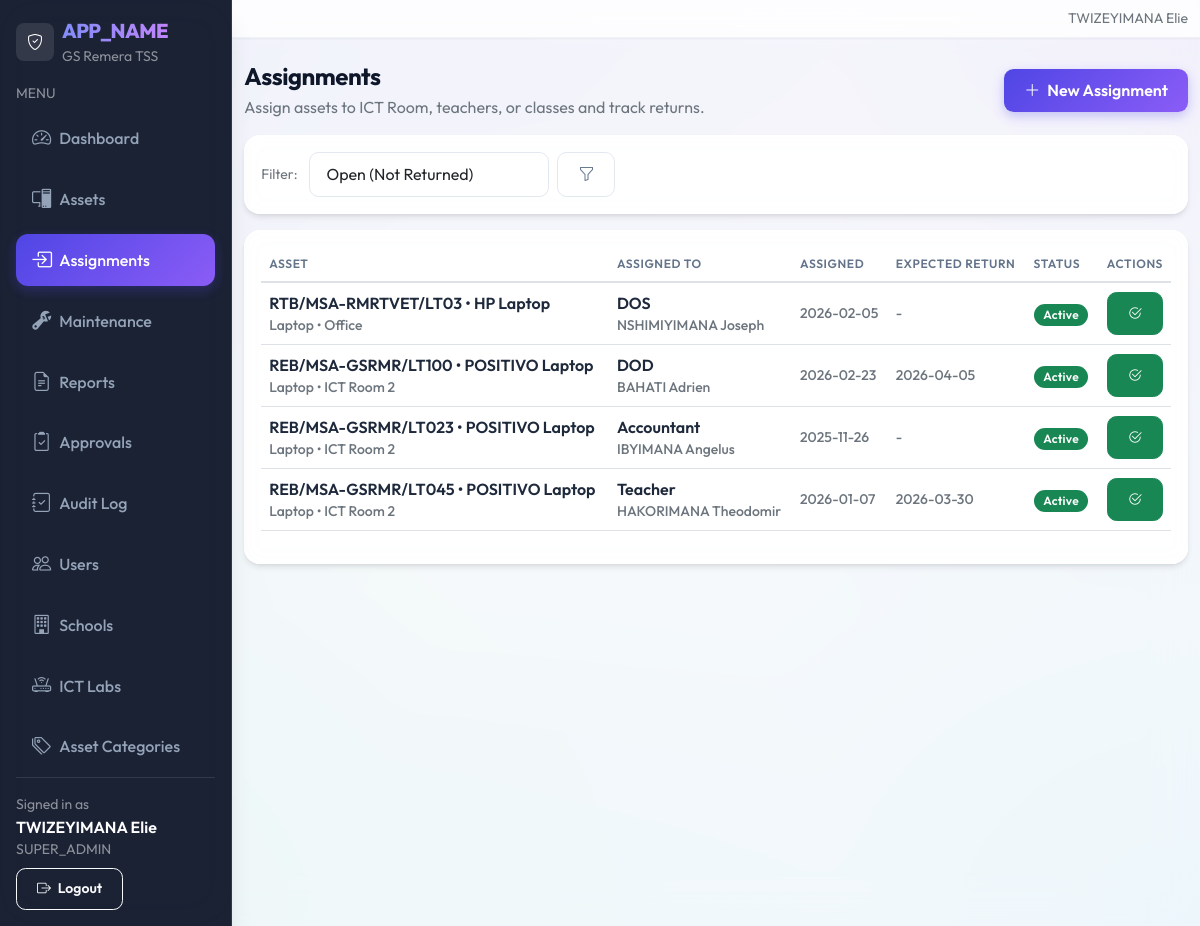
The page /teacher/assignments/index.php (signed in) on the database as committed earlier.
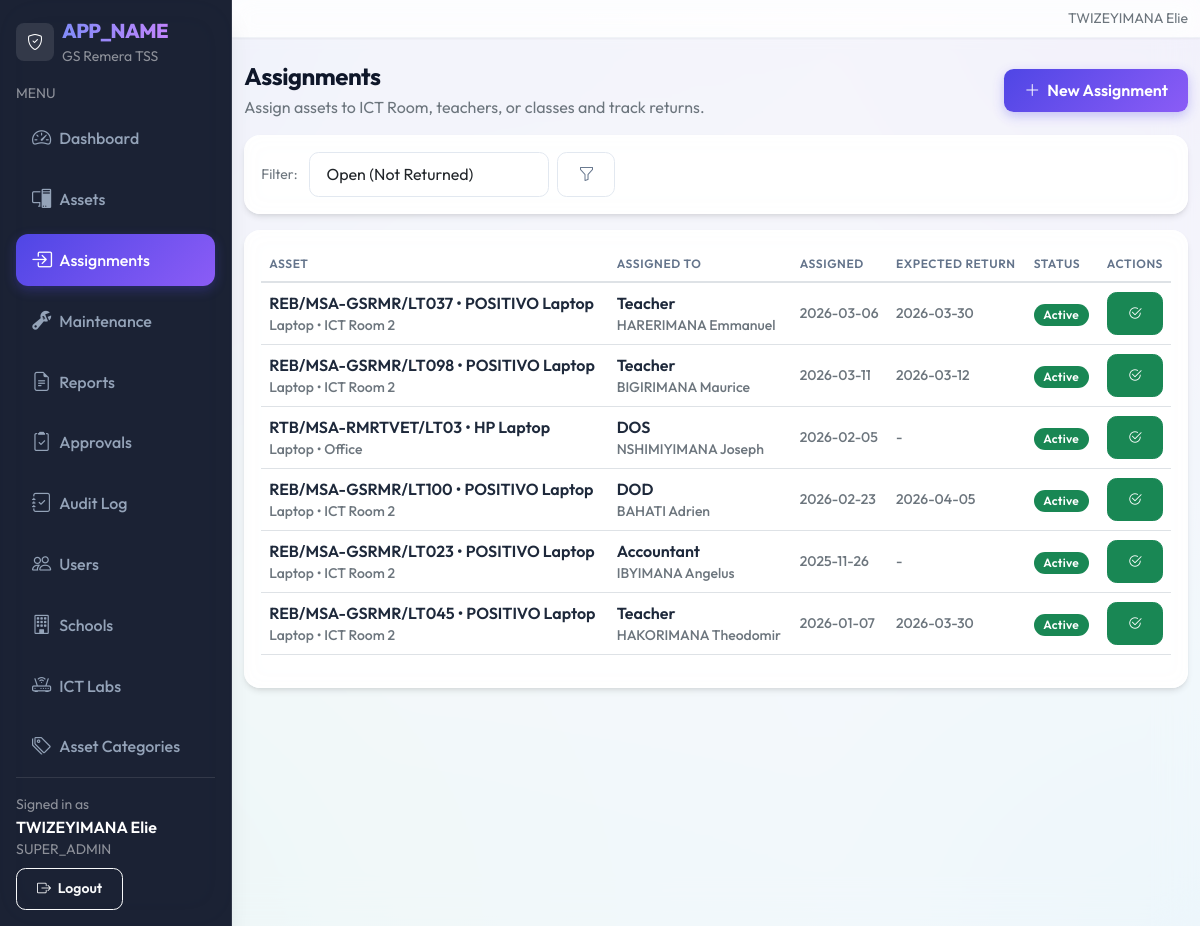
The same page on the database as committed later.
### tables this page shows
CREATE TABLE `asset_assignments` (
  `id` int(10) UNSIGNED NOT NULL,
  `school_id` int(10) UNSIGNED NOT NULL,
  `approval_status` enum('pending','approved','rejected') NOT NULL DEFAULT 'approved',
  `approved_by` int(10) UNSIGNED DEFAULT NULL,
  `approved_at` datetime DEFAULT NULL,
  `approval_note` varchar(255) DEFAULT NULL,
  `asset_id` int(10) UNSIGNED NOT NULL,
  `assigned_to_type` enum('ICT Room','Teacher','Class/Department','Head Teacher','DOD','DOS','Accountant') NOT NULL,
  `assigned_to_name` varchar(120) NOT NULL,
  `assigned_date` date NOT NULL,
  `expected_return_date` date DEFAULT NULL,
  `returned_date` date DEFAULT NULL,
  `return_adapter_status` enum('Working','Damaged','Missing','N/A') DEFAULT NULL,
  `return_display_cable_status` enum('Working','Damaged','Missing','N/A') DEFAULT NULL,
  `return_notes` text,
  `notes` text,
  `created_by` int(10) UNSIGNED NOT NULL,
  `created_at` datetime NOT NULL DEFAULT CURRENT_TIMESTAMP
);

CREATE TABLE `assets` (
  `id` int(10) UNSIGNED NOT NULL,
  `school_id` int(10) UNSIGNED NOT NULL,
  `asset_code` varchar(40) NOT NULL,
  `asset_name` varchar(120) NOT NULL,
  `category_id` int(10) UNSIGNED NOT NULL,
  `brand` varchar(80) DEFAULT NULL,
  `model` varchar(80) DEFAULT NULL,
  `serial_number` varchar(80) DEFAULT NULL,
  `purchase_date` date DEFAULT NULL,
  `asset_condition` enum('New','Good','Fair','Damaged') NOT NULL DEFAULT 'Good',
  `quantity` int(10) UNSIGNED NOT NULL DEFAULT '1',
  `qty_available` int(10) UNSIGNED DEFAULT '0',
  `qty_in_use` int(10) UNSIGNED DEFAULT '0',
  `qty_maintenance` int(10) UNSIGNED DEFAULT '0',
  `qty_faulty` int(10) UNSIGNED DEFAULT '0',
  `qty_lost` int(10) UNSIGNED DEFAULT '0',
  `power_adapter` enum('Yes','No') NOT NULL DEFAULT 'No',
  `power_adapter_status` enum('Working','Damaged','Missing','N/A') NOT NULL DEFAULT 'N/A',
  `display_cable` enum('Yes','No') NOT NULL DEFAULT 'No',
  `display_cable_type` enum('HDMI','VGA','DisplayPort','DVI','USB-C','Other','N/A') NOT NULL DEFAULT 'N/A',
  `display_cable_status` enum('Working','Damaged','Missing','N/A') NOT NULL DEFAULT 'N/A',
  `status` enum('Available','In Use','Maintenance','Lost','Faulty') NOT NULL DEFAULT 'Available',
  `location_id` int(10) UNSIGNED NOT NULL,
  `image_path` varchar(255) DEFAULT NULL,
  `notes` text,
  `created_at` datetime NOT NULL DEFAULT CURRENT_TIMESTAMP,
  `updated_at` datetime DEFAULT NULL ON UPDATE CURRENT_TIMESTAMP
);

CREATE TABLE `asset_categories` (
  `id` int(10) UNSIGNED NOT NULL,
  `school_id` int(10) UNSIGNED NOT NULL,
  `name` varchar(80) NOT NULL,
  `type` enum('Electronic','Non-Electronic') NOT NULL DEFAULT 'Electronic'
);

CREATE TABLE `locations` (
  `id` int(10) UNSIGNED NOT NULL,
  `school_id` int(10) UNSIGNED NOT NULL,
  `name` varchar(80) NOT NULL
);

### includes/url.php (called while the page is built, shortened)
<?php
function base_url(): string
{
  $b = defined('BASE_URL') ? (string)BASE_URL : '';
  $b = rtrim($b, '/');
  return $b;
}
function url(string $path): string
{
  $full = base_url() . $path;
  return $full === '' ? '/' : $full;
}

### teacher/assignments/index.php (the view, shortened to what the changed rows need)
<?php
require_once __DIR__ . '/../../includes/layout.php';
require_once __DIR__ . '/../../includes/url.php';
$pdo = db();
$filter  = trim($_GET['filter'] ?? 'open');
$sid = (int)$_SESSION['user']['school_id'];
$whereClauses = ["aa.school_id = :sid"];
if ($filter === 'open') $whereClauses[] = "aa.returned_date IS NULL";
elseif ($filter === 'returned') $whereClauses[] = "aa.returned_date IS NOT NULL";
$where = "WHERE " . implode(" AND ", $whereClauses);
$stmt = $pdo->prepare("
  SELECT
    aa.*,
    a.asset_code, a.asset_name, a.status AS asset_status,
    c.name AS category_name,
    l.name AS location_name
  FROM asset_assignments aa
  JOIN assets a ON a.id = aa.asset_id
  JOIN asset_categories c ON c.id = a.category_id
  JOIN locations l ON l.id = a.location_id
  {$where}
  ORDER BY aa.id DESC
  LIMIT 200
");
$params = [':sid' => $sid];
$stmt->execute($params);
$rows = $stmt->fetchAll();
layout_header('Assignments', 'assignments');
?>
<div class="d-flex align-items-center justify-content-between flex-wrap gap-2 mb-3">
  <div>
    <h1 class="h4 mb-1">Assignments</h1>
  </div>
</div>
<div class="card table-card">
  <div class="card-body">
    <div class="table-responsive">
      <table class="table align-middle">
        <thead>
          <tr class="text-secondary small">
            <th>Asset</th>
            <th>Assigned To</th>
            <th>Assigned</th>
            <th>Expected Return</th>
            <th>Status</th>
            <th class="text-end">Actions</th>
          </tr>
        </thead>
        <tbody>
          <?php foreach ($rows as $r): ?>
            <tr>
              <td>
                <div class="fw-semibold"><?php echo htmlspecialchars($r['asset_code']); ?> • <?php echo htmlspecialchars($r['asset_name']); ?></div>
                <div class="small text-secondary"><?php echo htmlspecialchars($r['category_name']); ?> • <?php echo htmlspecialchars($r['location_name']); ?></div>
              </td>
              <td>
                <div class="fw-semibold"><?php echo htmlspecialchars($r['assigned_to_type']); ?></div>
                <div class="small text-secondary"><?php echo htmlspecialchars($r['assigned_to_name']); ?></div>
              </td>
              <td class="small text-secondary"><?php echo htmlspecialchars($r['assigned_date']); ?></td>
              <td class="small text-secondary"><?php echo htmlspecialchars($r['expected_return_date'] ?: '-'); ?></td>
              <td>
                <?php if ($r['approval_status'] === 'pending'): ?>
                  <span class="badge text-bg-warning text-dark"><i class="bi bi-hourglass-split me-1"></i>Awaiting Approval</span>
                <?php elseif ($r['approval_status'] === 'rejected'): ?>
                  <span class="badge text-bg-danger"><i class="bi bi-x-circle me-1"></i>Rejected</span>
                <?php elseif (!empty($r['returned_date'])): ?>
                  <span class="badge text-bg-secondary"><?php echo htmlspecialchars($r['returned_date']); ?></span>
                <?php else: ?>
                  <span class="badge text-bg-success">Active</span>
                <?php endif; ?>
              </td>
              <td class="text-end">
                <?php if (empty($r['returned_date']) && $r['approval_status'] === 'approved'): ?>
                  <a class="btn btn-sm btn-success"
                     href="<?php echo htmlspecialchars(url('/teacher/assignments/return.php')); ?>?id=<?php echo (int)$r['id']; ?>"
                     title="Return Asset">
                    <i class="bi bi-check2-circle"></i>
                  </a>
                <?php elseif ($r['approval_status'] === 'pending'): ?>
                  <span class="text-secondary small">Pending…</span>
                <?php endif; ?>
              </td>
            </tr>
          <?php endforeach; ?>
        </tbody>
      </table>
    </div>
  </div>
</div>
<?php layout_footer(); ?>

### includes/layout.php (shortened to what the changed rows need)
<?php
require_once __DIR__ . '/url.php';
function layout_header(string $title, string $active = ''): void
{
  $navItems = [
    ['label' => 'Dashboard',    'icon' => 'bi-speedometer2',      'href' => url('/index.php'),                         'key' => 'dashboard',   'roles' => ['super_admin','it_technician','teacher','head_teacher']],
    ['label' => 'Assets',       'icon' => 'bi-pc-display',        'href' => url('/admin/assets/index.php'),            'key' => 'assets',      'roles' => ['super_admin','it_technician','teacher','head_teacher']],
    ['label' => 'Assignments',  'icon' => 'bi-box-arrow-in-right','href' => url('/teacher/assignments/index.php'),     'key' => 'assignments', 'roles' => ['super_admin','it_technician','teacher','head_teacher']],
    ['label' => 'Maintenance',  'icon' => 'bi-wrench-adjustable', 'href' => url('/teacher/maintenance/index.php'),     'key' => 'maintenance', 'roles' => ['super_admin','it_technician','teacher','head_teacher']],
    ['label' => 'Reports',      'icon' => 'bi-file-earmark-text', 'href' => url('/reports/index.php'),                 'key' => 'reports',     'roles' => ['super_admin','it_technician','head_teacher']],
    ['label' => 'Approvals',    'icon' => 'bi-clipboard2-check',  'href' => url('/admin/approvals/index.php'),          'key' => 'approvals',   'roles' => ['super_admin','head_teacher']],
    ['label' => 'Audit Log',    'icon' => 'bi-journal-check',     'href' => url('/admin/audit/index.php'),             'key' => 'audit',       'roles' => ['super_admin','it_technician']],
    ['label' => 'Users',        'icon' => 'bi-people',            'href' => url('/admin/users/index.php'),             'key' => 'users',       'roles' => ['super_admin']],
    ['label' => 'Schools',      'icon' => 'bi-building',          'href' => url('/admin/schools/index.php'),           'key' => 'schools',     'roles' => ['super_admin']],
    ['label' => 'ICT Labs',     'icon' => 'bi-router',            'href' => url('/admin/locations/index.php'),         'key' => 'locations',   'roles' => ['super_admin']],
    ['label' => 'Asset Categories', 'icon' => 'bi-tags',          'href' => url('/admin/categories/index.php'),        'key' => 'categories',  'roles' => ['super_admin']],
  ];
  ?>
  <!doctype html>
  <html lang="en">
  <head>
    <link href="https://cdn.jsdelivr.net/npm/bootstrap@5.3.3/dist/css/bootstrap.min.css" rel="stylesheet">
    <link href="https://cdn.jsdelivr.net/npm/bootstrap-icons@1.11.3/font/bootstrap-icons.min.css" rel="stylesheet">
    <link href="<?php echo htmlspecialchars(url('/assets/css/app.css')); ?>" rel="stylesheet">
  </head>
  <body>
    <div class="d-flex app-shell">
      <aside class="sidebar d-none d-md-flex flex-column p-3">
        <nav class="nav nav-pills flex-column gap-1">
          <?php foreach ($navItems as $item): ?>
            <a class="nav-link <?php echo ($active === $item['key']) ? 'active' : ''; ?>"
               href="<?php echo htmlspecialchars($item['href']); ?>">
              <i class="bi <?php echo htmlspecialchars($item['icon']); ?> me-2"></i>
              <?php echo htmlspecialchars($item['label']); ?>
            </a>
          <?php endforeach; ?>
        </nav>
      </aside>
      <main class="content">
        <div class="container-fluid py-4">
  <?php
}
function layout_footer(): void
{
  ?>
        </div>
      </main>
    </div>
  </body>
  </html>
  <?php
}

Rows that differ between the two databases and show on the page:
added asset_assignments: asset.asset_code "REB/MSA-GSRMR/LT037", asset.asset_name "POSITIVO Laptop", asset_categories.name "Laptop", locations.name "ICT Room 2", assigned_to_type "Teacher", assigned_to_name "HARERIMANA Emmanuel", assigned_date "2026-03-06", expected_return_date "2026-03-30", approval_status "Active"
added asset_assignments: asset.asset_code "REB/MSA-GSRMR/LT098", asset.asset_name "POSITIVO Laptop", asset_categories.name "Laptop", locations.name "ICT Room 2", assigned_to_type "Teacher", assigned_to_name "BIGIRIMANA Maurice", assigned_date "2026-03-11", expected_return_date "2026-03-12", approval_status "Active"
